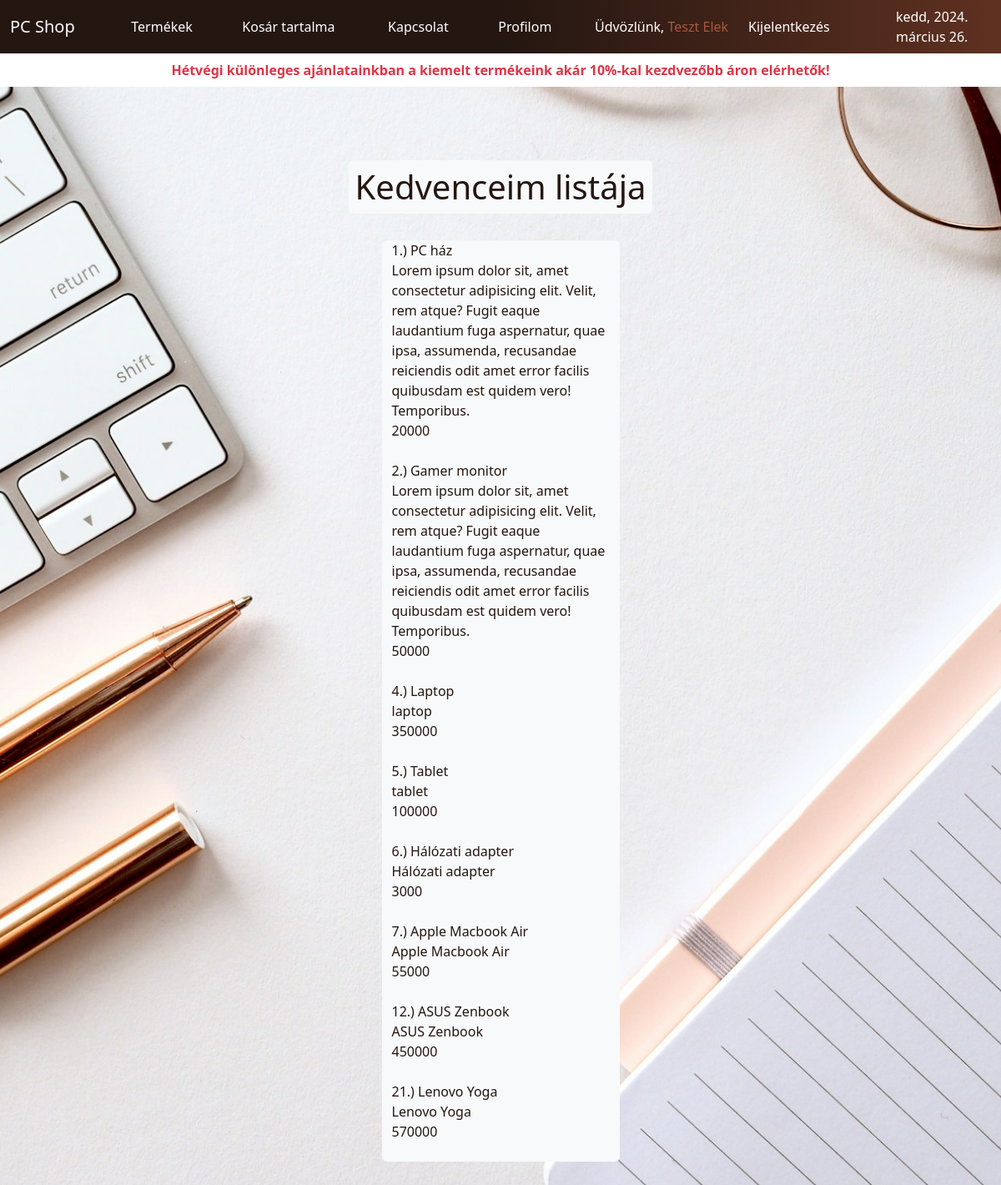
/?page=favListView&id=28 (signed in), run on the app's committed database.
### tables this page shows
CREATE TABLE `products` (
  `id` bigint(20) UNSIGNED NOT NULL,
  `name` varchar(255) NOT NULL,
  `sku` varchar(255) DEFAULT NULL,
  `price` int(11) DEFAULT NULL,
  `special_price` int(11) DEFAULT NULL,
  `description` text,
  `manufacturer_id` bigint(20) UNSIGNED DEFAULT NULL,
  `visit_count` int(11) NOT NULL DEFAULT '0',
  `order_count` int(11) NOT NULL DEFAULT '0',
  `main_signed` tinyint(1) NOT NULL DEFAULT '0',
  `week_offer` tinyint(1) NOT NULL DEFAULT '0',
  `season_offer` tinyint(1) NOT NULL DEFAULT '0',
  `top_brand_asus` tinyint(1) NOT NULL DEFAULT '0',
  `top_brand_apple` tinyint(1) NOT NULL DEFAULT '0',
  `top_brand_dell` tinyint(1) NOT NULL DEFAULT '0',
  `top_brand_hp` tinyint(1) NOT NULL DEFAULT '0',
  `top_brand_lenovo` tinyint(1) NOT NULL DEFAULT '0',
  `slug` varchar(255) NOT NULL,
  `created_at` timestamp NULL DEFAULT NULL,
  `updated_at` timestamp NULL DEFAULT NULL
);

### traits/Utilities.php (called while the page is built, shortened)
<?php
trait Utilities {
    function getViewFile( $file ) {
        include(__DIR__."/../views/".$file.".php");
    }
}

### controllers/UserController.php (called while the page is built, shortened)
<?php
class UserController extends WeekOffer
{
    function connectProcess()
    {
        $connection = mysqli_connect("localhost", "root", "12345", "pcshop");
        mysqli_set_charset($connection, "utf8mb4");
        return $connection;
    }
    function favListView() {
        $this->getViewFile("fav_list");
    }
}

### views/fav_list.php (the view, shortened to what this page needs)
<!DOCTYPE html>
<html lang="en">
<head>
    <?php include("meta.php") ?>
</head>
<body>
    <?php
    include("nav.php");
    if (isset($_SESSION["user"]) == false) {
        echo '
        <main class="container-lg py-5 main-custom-top">';
        include("alert.php");
        echo '<section class="row row-cols-1 gy-3 py-3">
                <article class="col-auto p-2 mx-auto rounded-2 bg-light">
                    <h1>Ez az oldal bejelentkezést igényel!</h1>
                </article>
            </section>
            <section class="row row-cols-1 gy-3 py-3">
                <article class="col-auto p-2 mx-auto">
                    <div class="col-12 py-5 d-flex justify-content-center">
                        <a class="btn btn-dark w-100" href="#loginModal" data-bs-toggle="modal">Bejelentkezés</a>
                    </div>
                </article>
            </section>
        </main>';
    } else {
    ?>
        <main class="container-lg py-5 main-custom-top">
            <section class="row d-flex flex-column gy-3 py-3">
                <article class="col-auto p-2 mx-auto">
                    <h1 class="p-2 rounded-2 bg-light">Kedvenceim listája</h1>
                </article>
                <article class="col-12 col-sm-8 col-md-5 col-lg-4 col-xl-3 mx-auto rounded-2 bg-light">
                    <?php
                    $termekek = mysqli_query($page->connectProcess(), "select * from products");
                    $favlist = mysqli_query($page->connectProcess(), "select * from favlist order by `created_at` desc ");
                    while ($termek = mysqli_fetch_assoc($termekek)) {
                        while($favs = mysqli_fetch_assoc($favlist)) {
                            if($favs["userid"] === $_SESSION["user"]["id"]) {
                                $fav_list_arr[] = $favs["productid"];
                            }
                        }
                        foreach($fav_list_arr as $fav) {
                            if($fav === $termek["id"]) {
                                echo $termek["id"].'.) ';
                                echo $termek["name"].'<br>';
                                echo $termek["description"].'<br>';
                                echo $termek["price"].'<br><br>';
                            }
                        }
                    }
                    ?>
                </article>
            </section>
        </main>
    <?php
    }
    ?>
</body>
</html>

### assets/css/style.css (style rules this page uses)
:root { --form-hover: #F8F3E6; --color-1: #fff; --color-2: #D1917A; --color-3: #AA583A; --color-4: #5F3121; --color-5: #241611; --bs-body-color-rgb: #fff; --week-header-z: 50; --btn-dark-opacity: .7; --disabled-btn: .7; --transition-800: 800ms; --transition-500: 500ms; --transition-400: 400ms; --anim-duration: 4s; --anim-iteration: infinite; --main-margin-top: 3.5rem; --main-margin-top-mobile: 10rem; --offer-card-translate-y: translateY(-.3rem); --btn-anim-translate-x-base: translateX(0); --btn-anim-translate-xl-mod: translateX(-.4rem); --btn-anim-translate-xr-mod: translateX(.4rem); --custom-carousel-height: 500px; --custom-carousel-margin-top: 2.5rem; --contact-list-gap: .5rem; --cart-input-qtty: 4rem; --pagination-radius: 8px; --page-link-border: 1px solid #D1917A50; --comment-mail-hover: 1px solid var(--color-5); --nav-link-hover: underline 1px solid var(--color-2); --offer-card-hover: 0 0 1rem var(--color-5); --card-border-anim: 0px 0px 30px 1px var(--color-5); --products-card-hover: 0 0 1rem var(--color-5); --focus-shadow-1: 1px 1px 1px var(--color-5) inset; --focus-shadow-2: 0 0 8px var(--color-4); --page-link-shadow: .3rem .3rem 1rem var(--color-5); --card-scale-hover: scale(.98); --products-card-skewY: skewY(1deg); --products-card-skewY-hover: skewY(0); --btn-dark-active: scale(0.9); --border-card: 1px transparent; --border-card-thick: 2px solid var(--color-5); --border-card-thin: 1px solid var(--color-5); }
* { box-sizing: border-box; }
html, body { background: url("../img/main-bg.jpg") no-repeat fixed center; background-size: cover; font-family: system-ui, -apple-system, BlinkMacSystemFont, 'Segoe UI', Roboto, Oxygen, Ubuntu, Cantarell, 'Open Sans', 'Helvetica Neue', sans-serif; }
.main-custom-top { margin-top: var(--main-margin-top); }
.name-color, .text-color, body, h1, h2, h3, h4, h5, h6 { color: var(--color-5)!important; }

### data on the page
products: id "1", name "PC ház", description "Lorem ipsum dolor sit, amet consectetur adipisicing elit. Velit, rem atque? Fugit eaque laudantium fuga aspernatur, quae ipsa, assumenda, recusandae reiciendis odit amet error facilis quibusdam est quidem vero! Temporibus.", price "20000"
products: id "2", name "Gamer monitor", description "Lorem ipsum dolor sit, amet consectetur adipisicing elit. Velit, rem atque? Fugit eaque laudantium fuga aspernatur, quae ipsa, assumenda, recusandae reiciendis odit amet error facilis quibusdam est quidem vero! Temporibus.", price "50000"
products: id "4", name "Laptop", description "laptop", price "350000"
products: id "5", name "Tablet", description "tablet", price "100000"
products: id "6", name "Hálózati adapter", description "Hálózati adapter", price "3000"
products: id "7", name "Apple Macbook Air", description "Apple Macbook Air", price "55000"
products: id "12", name "ASUS Zenbook", description "ASUS Zenbook", price "450000"
products: id "21", name "Lenovo Yoga", description "Lenovo Yoga", price "570000"

### other printed values
$_SESSION["user"]["first_name"] "Teszt"
$_SESSION["user"]["last_name"] "Elek"
$week->navOffer() "Hétvégi különleges ajánlatainkban a kiemelt termékeink akár 10%-kal kezdvezőbb áron elérhetők!"
